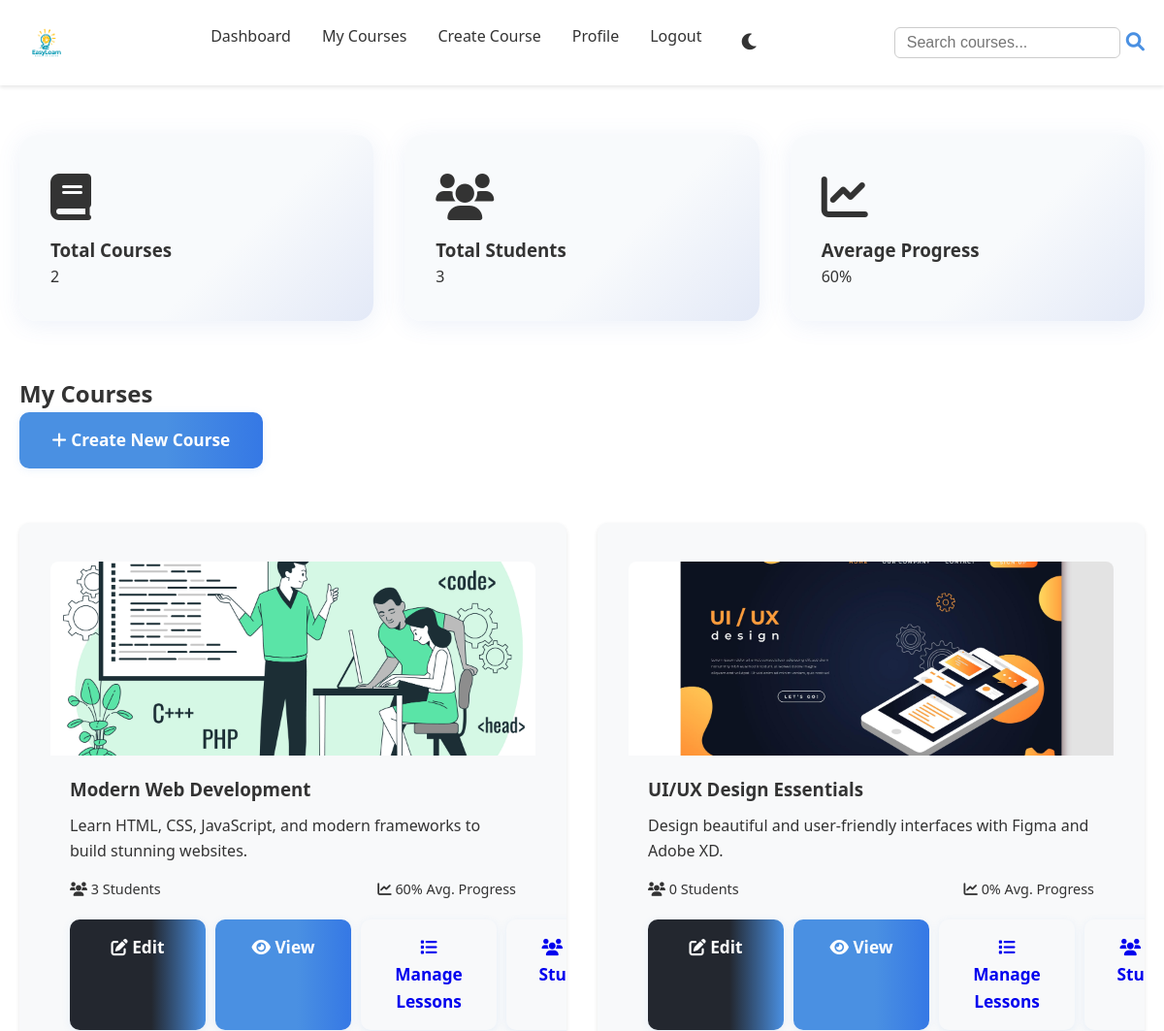
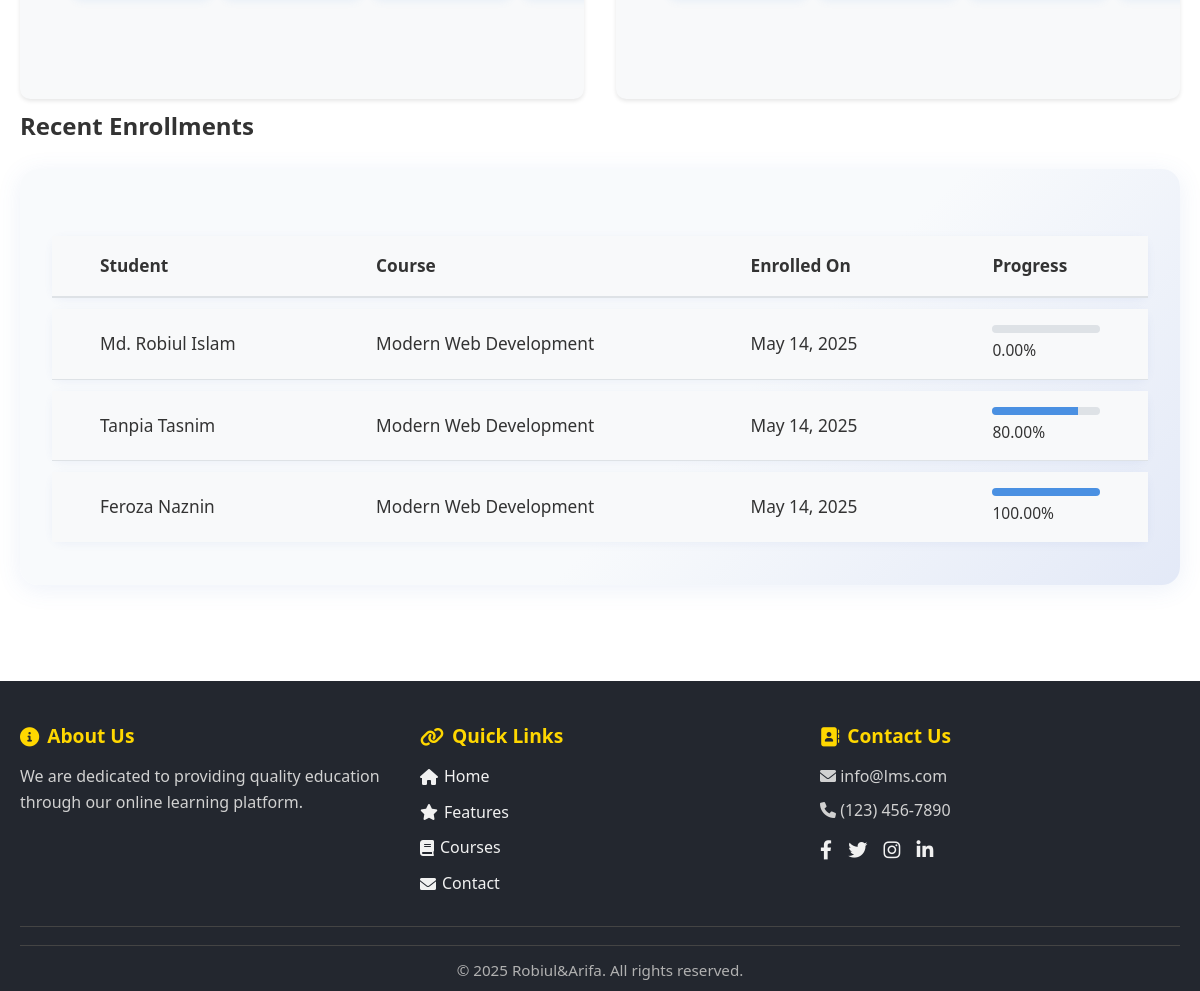
The page /php/instructor_dashboard.php (signed in) on the database its author committed (2 pictures, top to bottom).
### tables this page shows
CREATE TABLE `courses` (
  `id` int(11) NOT NULL,
  `instructor_id` int(11) NOT NULL,
  `title` varchar(255) NOT NULL,
  `description` text DEFAULT NULL,
  `thumbnail_url` varchar(255) DEFAULT NULL,
  `created_at` timestamp NOT NULL DEFAULT current_timestamp(),
  `updated_at` timestamp NOT NULL DEFAULT current_timestamp() ON UPDATE current_timestamp()
);

CREATE TABLE `enrollments` (
  `id` int(11) NOT NULL,
  `student_id` int(11) NOT NULL,
  `course_id` int(11) NOT NULL,
  `progress` decimal(5,2) DEFAULT 0.00,
  `completed` tinyint(1) DEFAULT 0,
  `enrolled_at` timestamp NOT NULL DEFAULT current_timestamp()
);

CREATE TABLE `users` (
  `id` int(11) NOT NULL,
  `name` varchar(100) NOT NULL,
  `email` varchar(100) NOT NULL,
  `password` varchar(255) NOT NULL,
  `profile_photo` varchar(255) DEFAULT NULL,
  `role` enum('student','instructor') NOT NULL,
  `created_at` timestamp NOT NULL DEFAULT current_timestamp(),
  `updated_at` timestamp NOT NULL DEFAULT current_timestamp() ON UPDATE current_timestamp()
);

### php/instructor_dashboard.php (the view, shortened to what this page needs)
<?php
$conn = getDBConnection();
$stmt = $conn->prepare("
    SELECT
        c.*,
        COUNT(DISTINCT e.student_id) as total_students,
        AVG(e.progress) as avg_progress
    FROM courses c
    LEFT JOIN enrollments e ON c.id = e.course_id
    WHERE c.instructor_id = ?
    GROUP BY c.id
    ORDER BY c.created_at DESC
");
$stmt->bind_param("i", $_SESSION['user_id']);
$stmt->execute();
$courses = $stmt->get_result();
$stmt = $conn->prepare("
    SELECT
        e.*,
        c.title as course_title,
        u.name as student_name
    FROM enrollments e
    JOIN courses c ON e.course_id = c.id
    JOIN users u ON e.student_id = u.id
    WHERE c.instructor_id = ?
    ORDER BY e.enrolled_at DESC
    LIMIT 5
");
$stmt->bind_param("i", $_SESSION['user_id']);
$stmt->execute();
$recent_enrollments = $stmt->get_result();
?>
<!DOCTYPE html>
<html lang="en">
<head>
    <link rel="stylesheet" href="../css/style.css">
    <link rel="stylesheet" href="https://cdnjs.cloudflare.com/ajax/libs/font-awesome/6.0.0/css/all.min.css">
</head>
<body>
    <nav class="navbar">
        <div class="container nav-content">
            <a href="../index.php" class="logo"><img src="../images/EasyLearn.png" alt="EasyLearn Logo" style="height:56px;vertical-align:middle;margin-right:10px;"></a>
            <div class="nav-links">
                <a href="instructor_dashboard.php" class="active">Dashboard</a>
                <a href="my_courses.php">My Courses</a>
                <a href="create_course.php">Create Course</a>
                <a href="profile.php">Profile</a>
                <a href="logout.php">Logout</a>
                <button class="theme-toggle" aria-label="Toggle theme">
                    <i class="fas fa-moon"></i>
                </button>
            </div>
            <form class="navbar-search" action="../search.php" method="get" style="display:flex;align-items:center;gap:6px;">
                <input type="text" name="q" placeholder="Search courses..." class="search-input" style="padding:6px 12px;border-radius:6px;border:1px solid #ccc;font-size:1rem;">
                <button type="submit" style="background:none;border:none;cursor:pointer;color:#4a90e2;font-size:1.2rem;"><i class="fas fa-search"></i></button>
            </form>
        </div>
    </nav>
    <div class="container">
        <div class="dashboard">
            <h1>Welcome, <?php echo htmlspecialchars($_SESSION['user_name']); ?>!</h1>
            <section class="stats mt-2">
                <div class="dashboard-grid">
                    <div class="card">
                        <i class="fas fa-book fa-3x mb-1"></i>
                        <h3>Total Courses</h3>
                        <p class="stat-number"><?php echo $courses->num_rows; ?></p>
                    </div>
                    <div class="card">
                        <i class="fas fa-users fa-3x mb-1"></i>
                        <h3>Total Students</h3>
                        <p class="stat-number">
                            <?php
                            $total_students = 0;
                            while ($course = $courses->fetch_assoc()) {
                                $total_students += $course['total_students'];
                            }
                            echo $total_students;
                            $courses->data_seek(0);
                            ?>
                        </p>
                    </div>
                    <div class="card">
                        <i class="fas fa-chart-line fa-3x mb-1"></i>
                        <h3>Average Progress</h3>
                        <p class="stat-number">
                            <?php
                            $total_progress = 0;
                            $course_count = 0;
                            while ($course = $courses->fetch_assoc()) {
                                if ($course['avg_progress'] !== null) {
                                    $total_progress += $course['avg_progress'];
                                    $course_count++;
                                }
                            }
                            echo $course_count > 0 ? round($total_progress / $course_count, 1) . '%' : '0%';
                            $courses->data_seek(0);
                            ?>
                        </p>
                    </div>
                </div>
            </section>
            <section class="my-courses mt-2">
                <div class="section-header">
                    <h2>My Courses</h2>
                    <a href="create_course.php" class="btn btn-primary">
                        <i class="fas fa-plus"></i> Create New Course
                    </a>
                </div>
                <div class="dashboard-grid">
                    <?php if ($courses->num_rows > 0): ?>
                        <?php while ($course = $courses->fetch_assoc()): ?>
                            <div class="card course-card fade-in">
                                <img src="<?php echo !empty($course['thumbnail_url']) ? '../' . $course['thumbnail_url'] : '../images/default-course.jpg'; ?>"
                                     alt="<?php echo htmlspecialchars($course['title']); ?>">
                                <div class="course-card-content">
                                    <h3><?php echo htmlspecialchars($course['title']); ?></h3>
                                    <p><?php echo htmlspecialchars($course['description']); ?></p>
                                    <div class="course-stats">
                                        <div class="stat">
                                            <i class="fas fa-users"></i>
                                            <span><?php echo $course['total_students']; ?> Students</span>
                                        </div>
                                        <div class="stat">
                                            <i class="fas fa-chart-line"></i>
                                            <span><?php echo round($course['avg_progress'], 1); ?>% Avg. Progress</span>
                                        </div>
                                    </div>
                                    <div class="course-actions">
                                        <a href="edit_course.php?id=<?php echo $course['id']; ?>" class="btn btn-secondary">
                                            <i class="fas fa-edit"></i> Edit
                                        </a>
                                        <a href="course.php?id=<?php echo $course['id']; ?>" class="btn btn-primary">
                                            <i class="fas fa-eye"></i> View
                                        </a>
                                        <a href="manage_lessons.php?course_id=<?php echo $course['id']; ?>" class="btn btn-info">
                                            <i class="fas fa-list"></i> Manage Lessons
                                        </a>
                                        <a href="course_students.php?course_id=<?php echo $course['id']; ?>" class="btn btn-success">
                                            <i class="fas fa-users"></i> View Students
                                        </a>
                                    </div>
                                </div>
                            </div>
                        <?php endwhile; ?>
                    <?php endif; ?>
                </div>
            </section>
            <section class="recent-enrollments mt-2">
                <h2>Recent Enrollments</h2>
                <div class="card">
                    <?php if ($recent_enrollments->num_rows > 0): ?>
                        <table class="table">
                            <thead>
                                <tr>
                                    <th>Student</th>
                                    <th>Course</th>
                                    <th>Enrolled On</th>
                                    <th>Progress</th>
                                </tr>
                            </thead>
                            <tbody>
                                <?php while ($enrollment = $recent_enrollments->fetch_assoc()): ?>
                                    <tr>
                                        <td><?php echo htmlspecialchars($enrollment['student_name']); ?></td>
                                        <td><?php echo htmlspecialchars($enrollment['course_title']); ?></td>
                                        <td><?php echo date('M d, Y', strtotime($enrollment['enrolled_at'])); ?></td>
                                        <td>
                                            <div class="progress-bar">
                                                <div class="progress-bar-fill" style="width: <?php echo $enrollment['progress']; ?>%"></div>
                                            </div>
                                            <span class="progress-text"><?php echo $enrollment['progress']; ?>%</span>
                                        </td>
                                    </tr>
                                <?php endwhile; ?>
                            </tbody>
                        </table>
                    <?php else: ?>
                        <p>No recent enrollments.</p>
                    <?php endif; ?>
                </div>
            </section>
        </div>
    </div>
     <footer class="footer modern-footer">
        <div class="container">
            <div class="footer-content">
                <div class="footer-section about">
                    <h3><i class="fas fa-info-circle"></i> About Us</h3>
                    <p>We are dedicated to providing quality education through our online learning platform.</p>
                </div>
                <div class="footer-section links">
                    <h3><i class="fas fa-link"></i> Quick Links</h3>
                    <ul>
                        <li><a href="index.php"><i class="fas fa-home"></i> Home</a></li>
                        <li><a href="#features"><i class="fas fa-star"></i> Features</a></li>
                        <li><a href="#courses"><i class="fas fa-book"></i> Courses</a></li>
                        <li><a href="php/contact.php"><i class="fas fa-envelope"></i> Contact</a></li>
                    </ul>
                </div>
                <div class="footer-section contact">
                    <h3><i class="fas fa-address-book"></i> Contact Us</h3>
                    <p><i class="fas fa-envelope"></i> info@lms.com</p>
                    <p><i class="fas fa-phone"></i> (123) 456-7890</p>
                    <div class="footer-social">
                        <a href="https://web.facebook.com/wdrobi17" title="Facebook"><i class="fab fa-facebook-f"></i></a>
                        <a href="https://x.com/wdrobi21" title="Twitter"><i class="fab fa-twitter"></i></a>
                        <a href="https://www.instagram.com/wdrobi" title="Instagram"><i class="fab fa-instagram"></i></a>
                        <a href="https://www.linkedin.com/in/wdrobi/" title="LinkedIn"><i class="fab fa-linkedin-in"></i></a>
                    </div>
                </div>
            </div>
            <div class="footer-bottom">
                <hr>
                <p>&copy; <?php echo date('Y'); ?> Robiul&Arifa. All rights reserved.</p>
            </div>
        </div>
    </footer>
</body>
</html>

### rows shown on the page
courses: thumbnail_url (picture), title "Modern Web Development", description "Learn HTML, CSS, JavaScript, and modern frameworks to build stunning websites.", total_students "3", avg_progress "60"
courses: thumbnail_url (picture), title "UI/UX Design Essentials", description "Design beautiful and user-friendly interfaces with Figma and Adobe XD.", total_students "0", avg_progress "0"
enrollments: student.name "Md. Robiul Islam", course.title "Modern Web Development", enrolled_at "May 14, 2025", progress "0.00"
enrollments: student.name "Tanpia Tasnim", course.title "Modern Web Development", enrolled_at "May 14, 2025", progress "80.00"
enrollments: student.name "Feroza Naznin", course.title "Modern Web Development", enrolled_at "May 14, 2025", progress "100.00"

### other values the page prints
$courses->num_rows "2"
$total_students "3"
$total_progress / $course_count "60"
